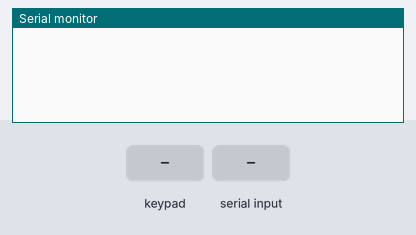
A sketch run on a simulated Arduino Uno, built with avr-gcc and run on an emulated ATmega328P. On the bench: the last lines printed to the serial monitor. The test bench sets the inputs (shaded band).

Above: at 1.2 s.
1.3 s: key 'V' pressed
At 1.9 s:
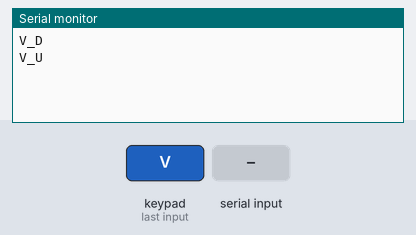
2.9 s: keypad keys 4 5 6 7 8 9 1 0 pressed 0.4 s apart
At 6.4 s:
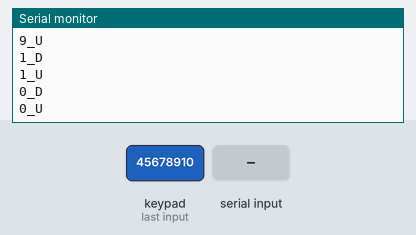
7.6 s: "W" received over Serial
At 8.3 s:
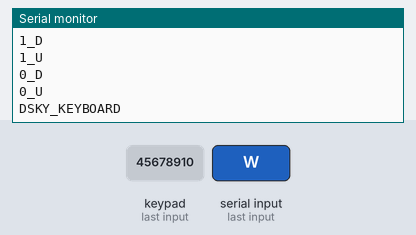
9.1 s: key 'C' pressed
At 10.4 s:
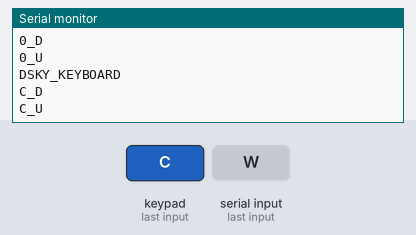
10.7 s: key 'E' pressed
At 11.7 s:
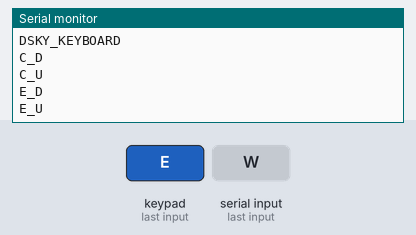
12.3 s: key 'P' pressed
At 13.0 s:
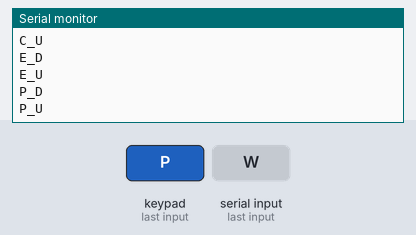
Timing chart, 0 to 14.9 s (numbered marks = the images above; inputs shaded):
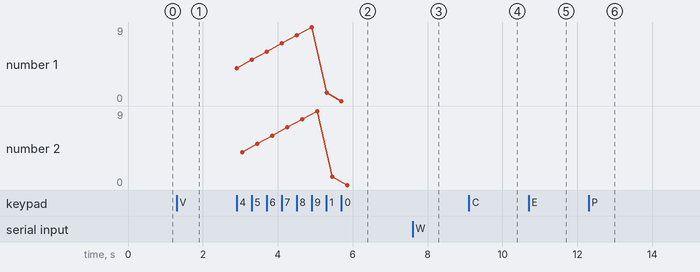

The sketch:

Keyboard_Pro_Micro_MOD.ino
```cpp
/**
 * @file Keyboard_Pro_Micro.ino
 * @brief DSKY Keyboard Matrix Controller
 *
 * Scans a 3x7 physical button matrix and transmits key presses and releases
 * via serial to the host device. Includes WHOAMI handshake response for port identification.
 */
#include <Keypad.h>

// --- Hardware Configuration ---
constexpr uint8_t MATRIX_ROWS = 3;
constexpr uint8_t MATRIX_COLS = 7;

constexpr uint8_t ROW_PINS[MATRIX_ROWS] = {A0, A1, A2};
constexpr uint8_t COL_PINS[MATRIX_COLS] = {4, 5, 6, 7, 8, 9, 10};

// --- Keymap Definition ---
char KEY_MAP[MATRIX_ROWS][MATRIX_COLS] = {
  {'V', '+', '7', '8', '9', 'C', 'E'},
  {  0 , '-', '4', '5', '6', 'P',  0 },
  {'N', '0', '1', '2', '3', 'K', 'R'}
};

Keypad dsky_keypad = Keypad(makeKeymap(KEY_MAP), ROW_PINS, COL_PINS, MATRIX_ROWS, MATRIX_COLS);

// --- Function Prototypes ---
void handle_handshake();
void keypad_event(KeypadEvent key);

void setup() {
  Serial.begin(115200);
  dsky_keypad.addEventListener(keypad_event);
}

void loop() {
  // Advance the keypad state machine
  dsky_keypad.getKey();
  handle_handshake();
}

/**
 * @brief Intercepts 'W' (WHOAMI) queries and responds with the device identifier.
 */
void handle_handshake() {
  if (Serial.available() > 0 && (Serial.peek() == 'W' || Serial.peek() == 'w')) {
    // Flush the receive buffer
    while (Serial.available() > 0) {
        Serial.read();
    }
    Serial.println("DSKY_KEYBOARD");
  }
}

/**
 * @brief Callback triggered on physical key state change.
 * @param key The character corresponding to the physical matrix intersection.
 */
void keypad_event(KeypadEvent key) {
  switch (dsky_keypad.getState()) {
    case PRESSED:
      Serial.print(key);
      Serial.println("_D");
      break;
    case RELEASED:
      Serial.print(key);
      Serial.println("_U");
      break;
    case HOLD:
    case IDLE:
      break;
  }
}
```

Measured:
- after the input at 1.3 s, the serial monitor: prints a new line at once (image 1)
- after the input at 2.9 s, the serial monitor: prints a new line at once (image 2)
- after the input at 7.6 s, the serial monitor: prints a new line at once (image 3)
- after the input at 9.1 s, the serial monitor: prints a new line at once (image 4)
- after the input at 10.7 s, the serial monitor: prints a new line at once (image 5)
- after the input at 12.3 s, the serial monitor: prints a new line at once (image 6)
